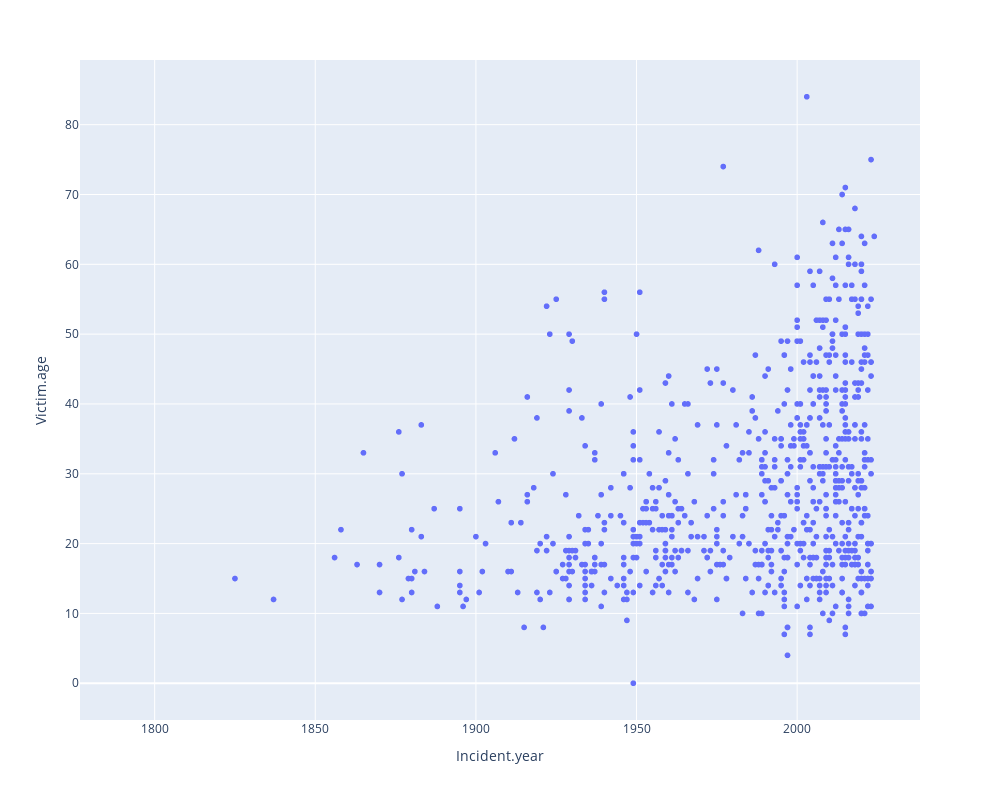

Notebook code cell kept with this figure:
### Code cell
fig = px.scatter(df_shark, x="Incident.year", y="Victim.age",
                 width=1000, height=800)
fig.show()

### Figure 1 — Plotly figure (JSON) as saved in the notebook; plotly's stock layout.template omitted (floating-point values rounded to 4 significant figures; data arrays with more than 128 entries replaced by an {"elided": "..."} marker saying what was removed)
{"data": [{"hovertemplate": "Incident.year=%{x}<br>Victim.age=%{y}<extra></extra>", "legendgroup": "", "marker": {"color": "#636efa", "symbol": "circle"}, "mode": "markers", "name": "", "showlegend": false, "type": "scattergl", "x": {"elided": "1233 int values"}, "xaxis": "x", "y": {"elided": "1233 int values"}, "yaxis": "y"}], "layout": {"height": 800, "legend": {"tracegroupgap": 0}, "margin": {"t": 60}, "width": 1000, "xaxis": {"anchor": "y", "domain": [0, 1], "title": {"text": "Incident.year"}}, "yaxis": {"anchor": "x", "domain": [0, 1], "title": {"text": "Victim.age"}}}}
